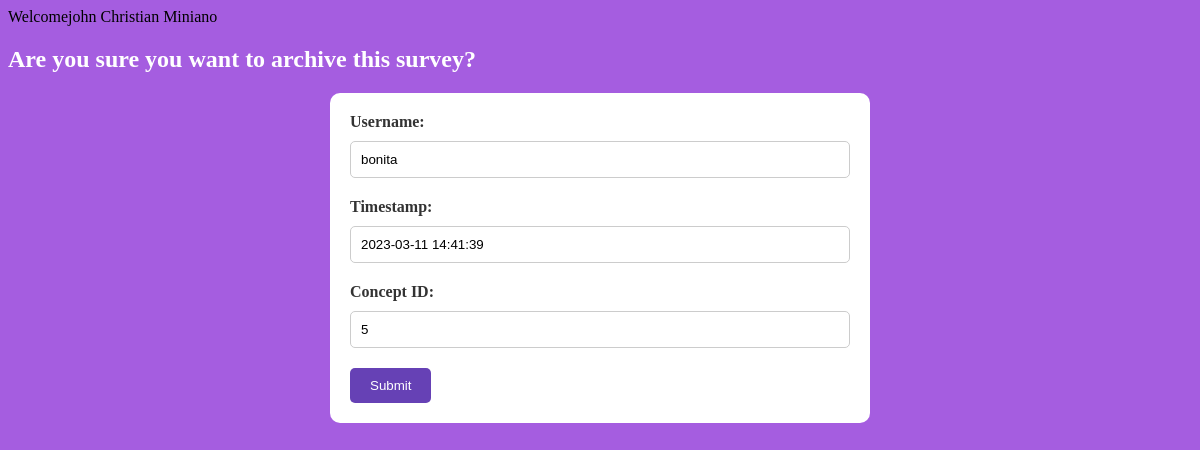
Page /product-development-system/webpage/archive-report.php?id=1 (signed in) on the earlier database version.
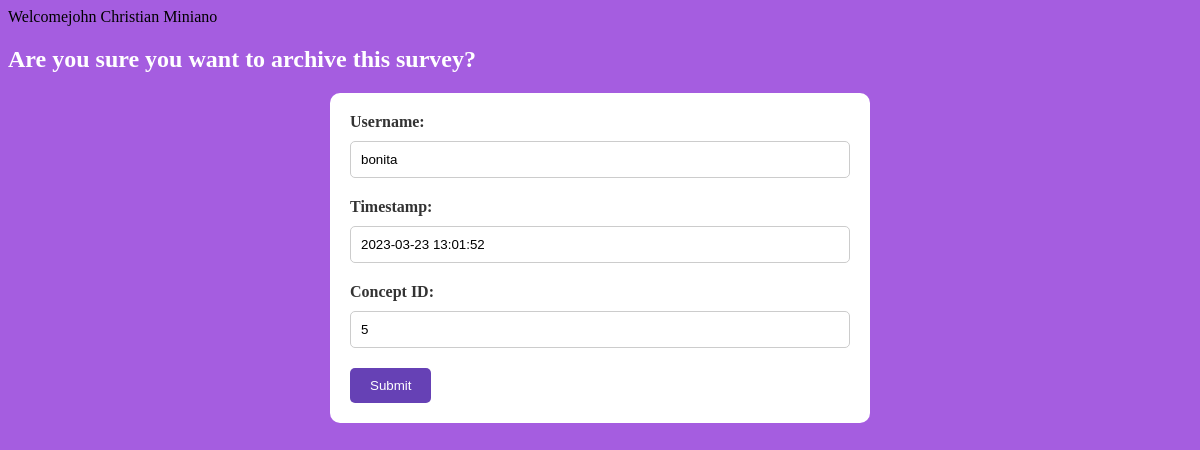
Same page on the later database version.
### tables this page shows
CREATE TABLE `tbl_survey` (
  `id` int(11) NOT NULL,
  `username` varchar(255) NOT NULL,
  `timestamp` timestamp NOT NULL DEFAULT current_timestamp() ON UPDATE current_timestamp(),
  `response1` int(11) NOT NULL,
  `response2` int(11) NOT NULL,
  `response3` int(11) NOT NULL,
  `archive` varchar(255) DEFAULT NULL,
  `conceptID` int(11) DEFAULT NULL
);

### product-development-system/webpage/archive-report.php (the view, shortened to what this page needs)
<?php
	if($_SESSION['username']){
		echo "Welcome" . $_SESSION["username"];
	}else{
		header("location: ../index.php");
	}
	include_once '../webpage/includes/db-connection.php';
	$id=$_GET['id'];
	$query=mysqli_query($conn,"select * from tbl_survey where id='$id'");
	$row=mysqli_fetch_array($query);
?>
<!DOCTYPE html>
<html>
<head>
</head>
<body>
	<h2>Are you sure you want to archive this survey?</h2>
	<form method="POST" action="../webpage/includes/archive-survey-function.php?id=<?php echo $id; ?>">
		<label>Username:</label>
		<input type="text" value="<?php echo $row['username']; ?>" name="username" readonly>
        <label>Timestamp:</label>
        <input type="text" value="<?php echo $row['timestamp']; ?>" name="subject" readonly>
        <label>Concept ID:</label>
        <input type="text" value="<?php echo $row['conceptID']; ?>" name="subject" readonly>
		<input type="submit" name="submit" value="Submit">
	</form>
</body>
</html>

Differences in the rows shown:
changed tbl_survey "bonita": subject "2023-03-11 14:41:39" → "2023-03-23 13:01:52"
